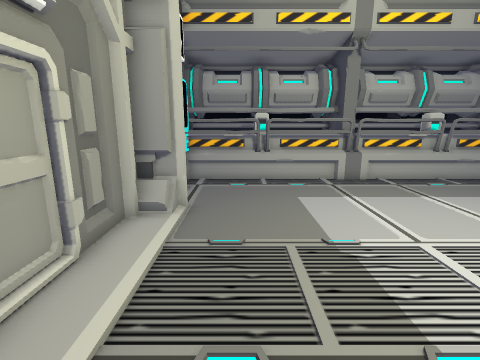
view 1 (above)

16 first-person views from a walk through a scene from a Unity 3-D project. The camera is 1.5 m above the floor, tilts 12° down and sees 85° across. The floor is counted in squares, 0.5 m on a side. Each view is taken from the middle of a square. On the plan, view 1 faces up. The plan holds only what a view shows up to about 19 squares ahead; the rest is blank. The place goes on beyond the plan. The player character is not drawn.

view 2
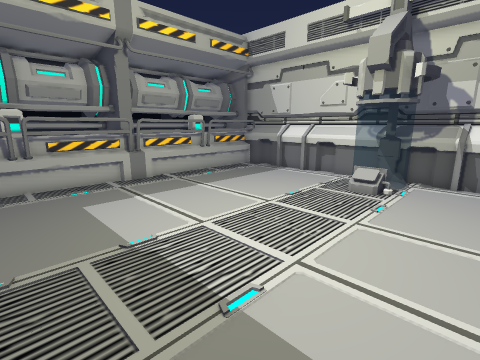

view 3
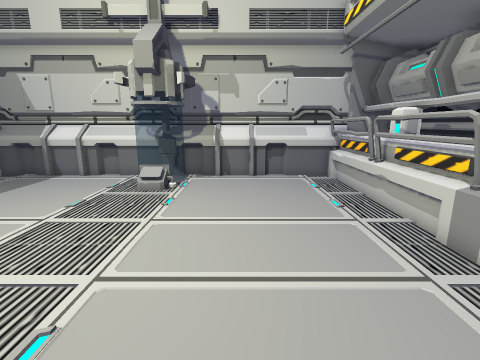

view 4
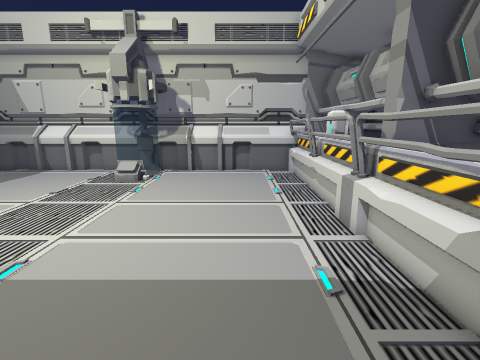

view 5
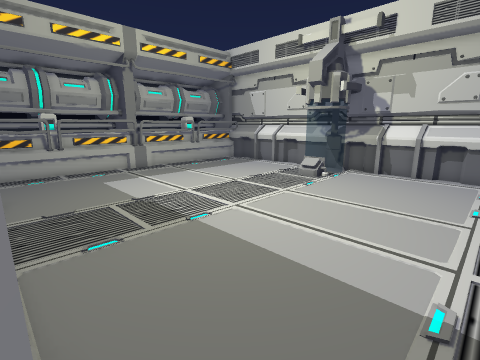

view 6
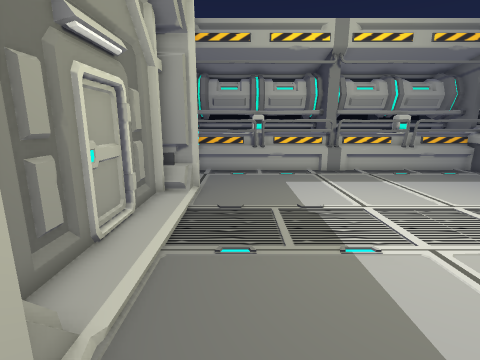

view 7
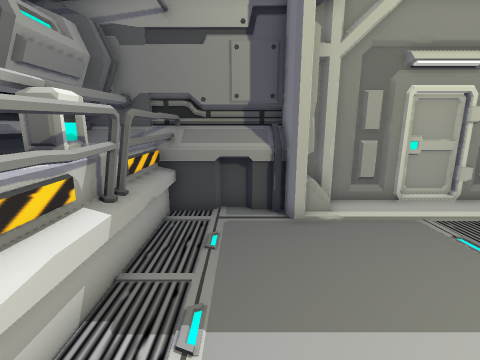

view 8
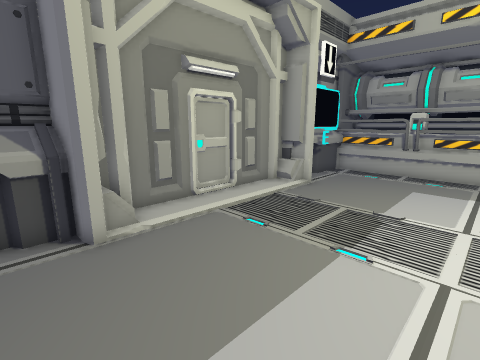

view 9
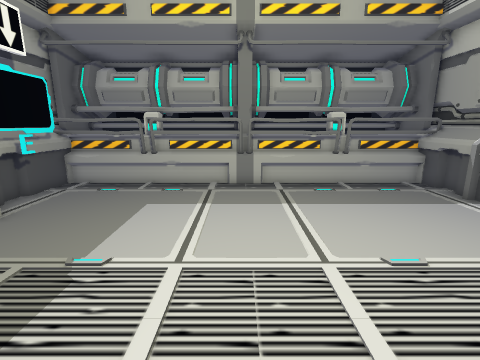

view 10
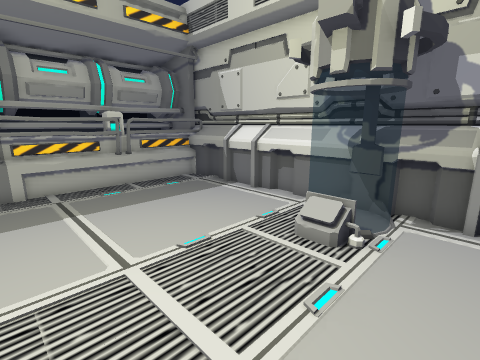

view 11
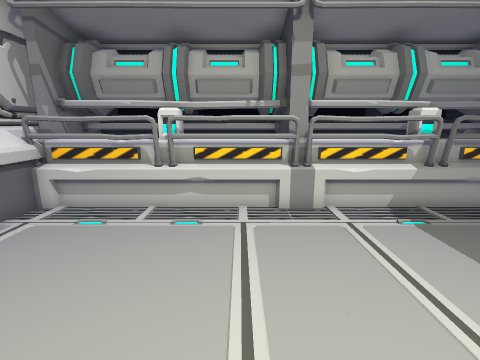

view 12
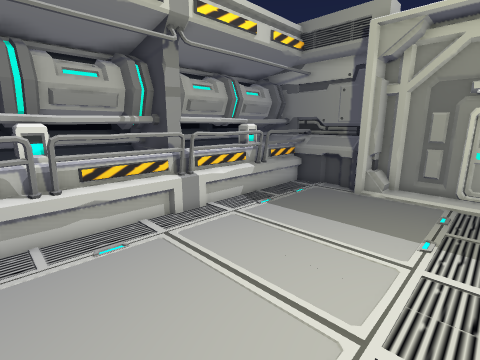

view 13
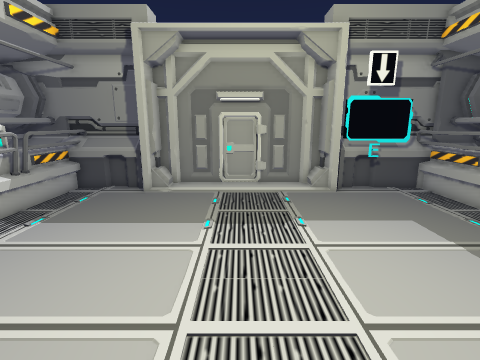

view 14
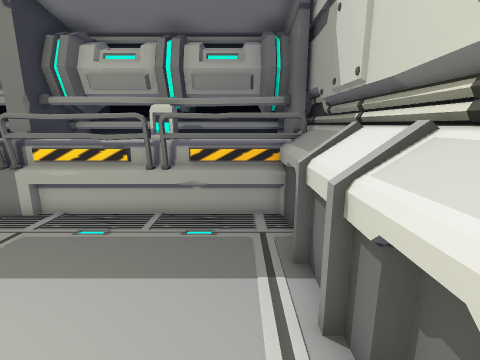

view 15
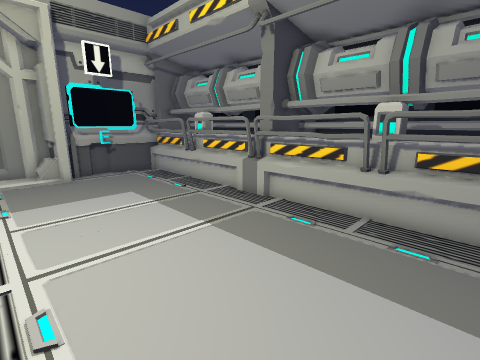

view 16
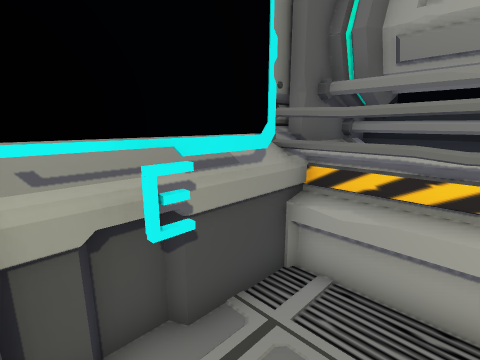

### Floor plan
Key: @ floor where view 1 was taken; # wall or solid block; x gap in a wall; . floor; / step, stairs or slope; = window, fence, low wall or low ledge; ^ raised ledge; O other object.
Columns run from 4 left of view 1 to 17 right of it. Each row starts with its distance up from view 1.
 16 ##^^^##^^^##^^^##^^^##
 15 #^^^^##^^^##^^^##^^^^#
 14 #^===#====#====#===#^#
 13 #O..................^#
 12 #O.................x^#
 11 #OO................=^#
 10 # .................=^#
  9 ###................=^#
  8 ##..................^#
  7 #..................#^#
  6 #..................=^#
  5 #.............../OOO^#
  4 #.............../O.O^#
  3 #................OO#^#
  2 #..................x^#
  1 #..................=^#
  0 ##..@..............=^#
 -1 ###................=^#
 -2 #=..................^#
 -3 #^.................#^#
 -4 #^.................=^#
 -5 #^==##====#===##===^^#
 -6 #^^^^^^^^^^^^^^^^^^^^#
 -7 ##   #   ##   ##   ###

Positions as (right, up) in squares from view 1, and headings:
1: (0, 0), facing up
2: (0, 0), facing up-right
3: (0, 0), facing right
4: (-2, -2), facing right
5: (-2, -4), facing up-right
6: (0, -3), facing up
7: (6, -3), facing left
8: (5, -3), facing up-left
9: (6, 1), facing up
10: (6, 1), facing up-right
11: (8, 4), facing down
12: (12, 4), facing down-left
13: (12, 4), facing left
14: (14, 6), facing up
15: (14, 6), facing up-left
16: (0, 10), facing up-left
